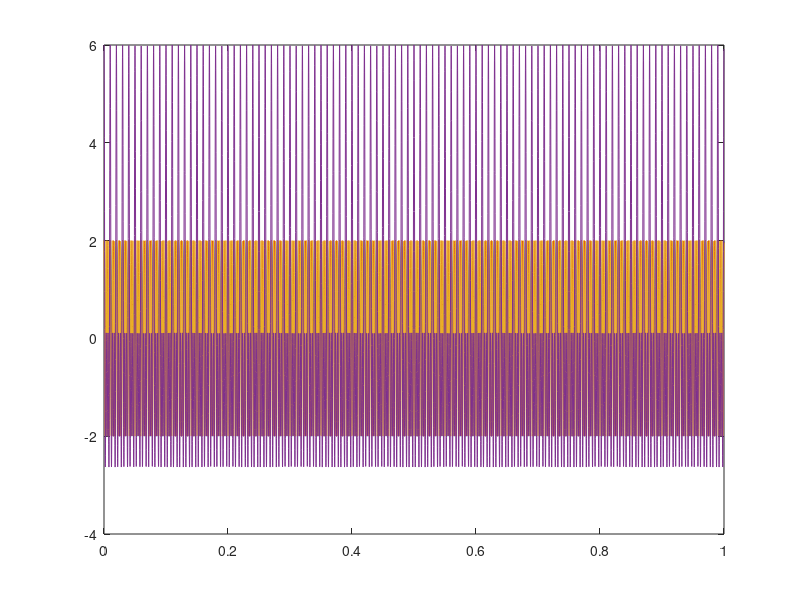
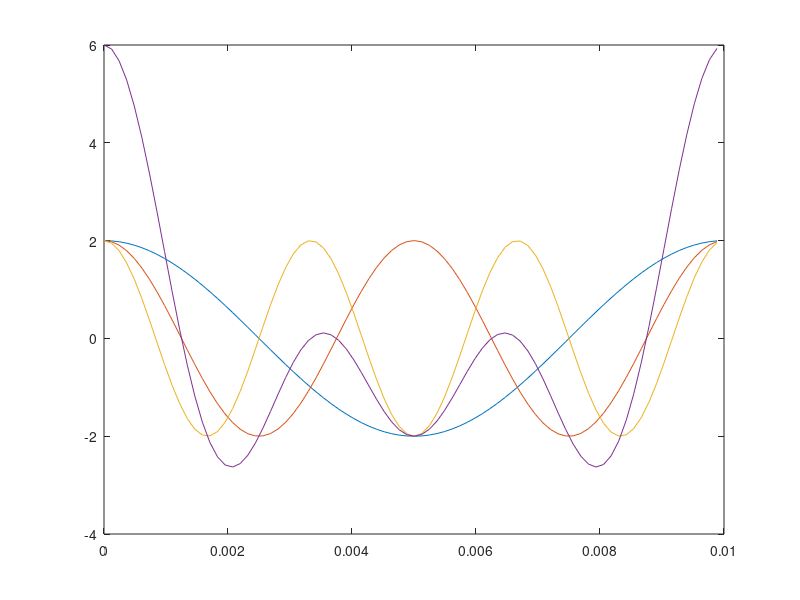
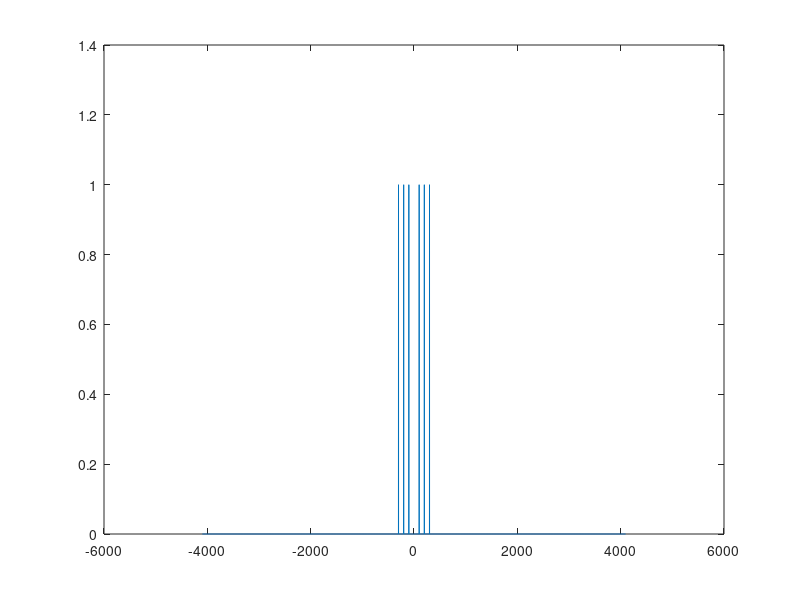
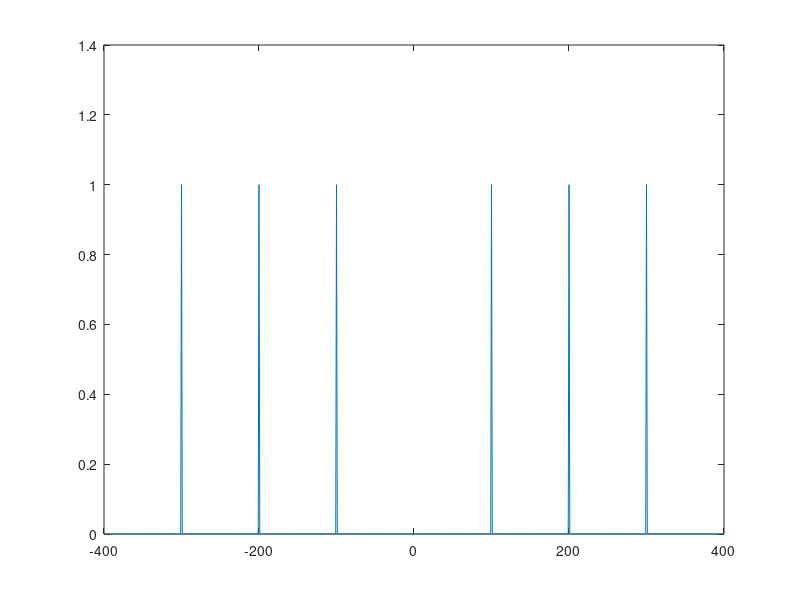

Write the MATLAB code that produced these figures, in order.
close all
clear
clc

%% simulation spec
fs=8192;
t=0:1/fs:1-1/fs;
f1=100;
f2=200;
f3=300;
fc=1000;

%% 1.Message signal
%% Time Domain
% define message signal
m1 = 2 * cos(2 * pi * f1 .* t);
m2 = 2 * cos(2 * pi * f2 .* t);
m3 = 2 * cos(2 * pi * f3 .* t);
m = m1 + m2 + m3;

% Plot the figures
% Total period
figure();
plot(t, m1);
hold on
plot(t, m2);
plot(t, m3);
plot(t, m);
% 1 period
p = ceil(fs / f1); % fs / f1 = 1 period
figure();
plot(t(1 : p), m1(1 : p));
hold on
plot(t(1 : p), m2(1 : p));
plot(t(1 : p), m3(1 : p));
plot(t(1 : p), m(1 : p));
%% Frequency Domain
% Perform the Fourier transform
M = fft(m) / length(m);
M_shift = fftshift(M);

% Plot the figures
% Total frequencies
f = -fs / 2 : fs / 2 - 1;
figure();
plot(f, abs(M_shift));
% Partial frequencies
range1 = 400;
index1 = (fs / 2 + 1) - range1 : (fs / 2 + 1) + range1;
f_part1 = f(index1);
M_shift_part = M_shift(index1);
figure();
plot(f_part1, abs(M_shift_part));

%% 2. Modulation (DSB-SC AM)
%% Time Domain
% Modulate signals
u1 = m1 .* cos(2 * pi * fc .* t);
u2 = m2 .* cos(2 * pi * fc .* t);
u3 = m3 .* cos(2 * pi * fc .* t);
u = u1 + u2 + u3;
% Plot the figures
% Total period
figure('Name','total period of u(t)');
plot(t,u);
% 1 period
figure('Name','1 period of u(t)');
plot(t(1:p),u(1:p));
%% Frequency Domain
% Perform the Fourier transform
U = fft(u) / length(u);
U_shift = fftshift(U);

% Plot the figures
% Total frequencies
figure('Name','amp spectrum graph of U(f)');
plot(f, abs(U_shift));
% Partial frequencies
range2 = 1500;
index2 = (fs / 2 + 1) - range2 : (fs / 2 + 1) + range2;
f_part2 = f(index2);
U_shift_part = U_shift(index2);
figure('Name','amp spectrum graph of U(f)');
plot(f_part2, abs(U_shift_part));

%% 3. Demodulation (DSB-SC AM)
%% Time Domain
% deModulate signals
du1 = u1 .* cos(2 * pi * fc .* t);
du2 = u2 .* cos(2 * pi * fc .* t);
du3 = u3 .* cos(2 * pi * fc .* t);
du = du1 + du2 + du3;
% Plot the figures
% Total period
figure('Name','total period of r(t)');
plot(t,du);
%1period
figure('Name','1period of r(t)');
plot(t(1:p),du(1:p));

%% Frequency Domain
% Perform the Fourier transform
DU = fft(du) / length(du);
DU_shift = fftshift(DU);
% Plot the figures
% Total frequencies
figure('Name','amp spectrum of Y(f) before pass LPF');
plot(f, abs(DU_shift));
% partial frequency
range5=2500;
index5=(fs / 2 + 1) - range5:(fs / 2 + 1) + range5;
f_part5 = f(index5);
DU_shift_part = DU_shift(index5);
figure('Name','amp spectrum of Y(f) before pass LPF');
plot(f_part5, abs(DU_shift_part));
%product signal through an ideal lowpass filter
range3=1000;
index3=(fs / 2 + 1) - range3:(fs / 2 + 1) + range3;
% BW=fc 범위의 저역통과 필터를 만들어 곱해준다.(사각펄스 신호)
LPF=zeros(1,fs);
LPF(fs/2+1-fc:fs/2+1+fc)=1;

%product LPF to demodulated signal
LPF_DU=DU_shift.* LPF;
figure('Name','amp spectrum of Y(f) after pass LPF');
plot(f, abs(LPF_DU));
f_part3 = f(index3);
%f_part4
range4=3000;
index4=(fs / 2 + 1) - range4:(fs / 2 + 1) + range4;
f_part4=f(index4);
DU_shift_part=DU_shift(index4);
LPF_DU_shift_part = LPF_DU(index1);
figure('Name','amp spectrum of Y(f) after pass LPF');
plot(f_part1, abs(LPF_DU_shift_part));

%역 퓨리에 변환 과정=>y(t)
y_shift=ifftshift(LPF_DU);
y=ifft(y_shift)*length(y_shift);
figure('Name','y(t)');
plot(t(1:p),y(1:p));

%% Plot all result signal of time domain
figure('Name','result');
subplot(4,1,1);
plot(t(1:p),m(1:p));
title('message signal of 1period');

subplot(4,1,2);
plot(t(1:p),u(1:p));
title('modulated signal of 1period');

subplot(4,1,3);
plot(t(1:p),du(1:p));
title('demodulated signal of 1period before pass LPF');

subplot(4,1,4);
plot(t(1:p),y(1:p));
title('demodulated signal of 1period after pass LPF');

%% Plot all result of frequency domain signal
figure('Name','result of frequency domain');
subplot(4,1,1);
plot(f_part1, abs(M_shift_part));
title('message signal');

subplot(4,1,2);
plot(f_part2, abs(U_shift_part));
title('modulated signal ');

subplot(4,1,3);
plot(f_part4, abs(DU_shift_part));
title('demodulated signal before pass LPF');

subplot(4,1,4);
plot(f_part1, abs(LPF_DU_shift_part));
title('demodulated signal after pass LPF');

